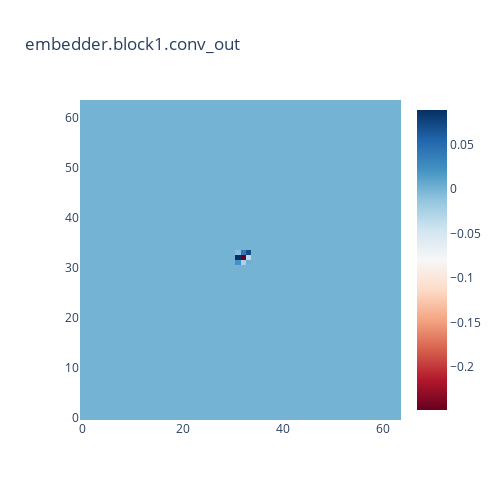

Notebook code for this chart:
### Code cell
# Now that we have the conv labels, let's visualize the activations at each one using plotly
import plotly.graph_objects as go
from plotly.subplots import make_subplots
import plotly.express as px

def plot_conv_activations(label: str, channel: int, color: str):
    """ Plot the activations of a given channel at a given layer, for an image containing a pixel of color R/G/B. """
    assert color in ["R", "G", "B"], "Color must be R, G, or B"

    activations = hook.get_value_by_label(label) # Shape is (b, c, h, w)
    assert channel < activations.shape[1], "Channel doesn't exist at this layer"

    diff_activations = activations[1] - activations[0] # Subtract in order to cancel out bias terms which don't behave differently in the presence of our 1/0 discrepancy on the dummy input

    # Ensure there's a fixed green/red colorscale, centered at white=0
    fig = go.Figure(data=go.Heatmap(z=diff_activations[channel]))
    # Change the colorscale to split red (negative) -- white (zero) -- green (positive)
    fig.update_traces(colorscale='RdBu')
    
    fig.update_layout(height=500, width=500, title_text=label)
    fig.show()

interact(plot_conv_activations, label=Dropdown(options=conv_labels), channel=IntSlider(min=0, max=127, step=1, value=0), color=Dropdown(options["R","G","B"]))

### Figure 1 — Plotly figure (JSON) as saved in the notebook; plotly's stock layout.template omitted (floating-point values rounded to 4 significant figures; data arrays with more than 128 entries replaced by an {"elided": "..."} marker saying what was removed)
{"data": [{"colorscale": [[0, "rgb(103,0,31)"], [0.1, "rgb(178,24,43)"], [0.2, "rgb(214,96,77)"], [0.3, "rgb(244,165,130)"], [0.4, "rgb(253,219,199)"], [0.5, "rgb(247,247,247)"], [0.6, "rgb(209,229,240)"], [0.7, "rgb(146,197,222)"], [0.8, "rgb(67,147,195)"], [0.9, "rgb(33,102,172)"], [1, "rgb(5,48,97)"]], "type": "heatmap", "z": {"elided": "64x64 float values"}}], "layout": {"height": 500, "title": {"text": "embedder.block1.conv_out"}, "width": 500}}
